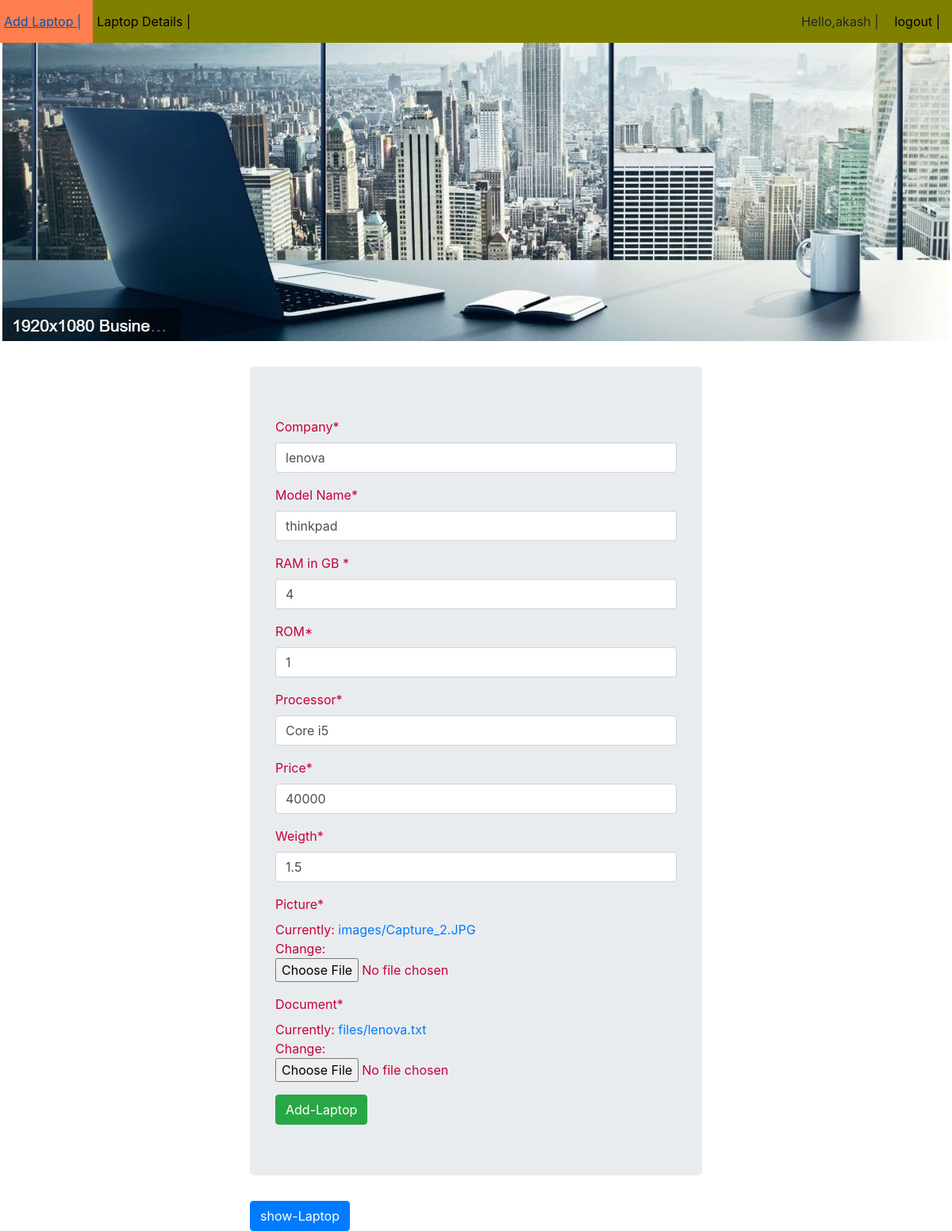
The app's page /fa/update/15/ (signed in) with its own data.
### FirstApp/models.py (models this page shows, shortened)
class Laptop(models.Model):
    company = models.CharField(max_length=50)
    model_name = models.CharField(max_length=50)
    ram = models.IntegerField()
    rom = models.IntegerField()
    processor = models.CharField(max_length=30)
    price = models.IntegerField()
    weigth = models.FloatField()
    picture = models.ImageField(upload_to='images',default='')
    document = models.FileField(upload_to='files',default='')

### FirstApp/views.py (the view)
# urls.py: path('update/<int:id>/',views.updateView,name='update'),
@login_required(login_url='login')
def updateView(request,id):
    lap_object = Laptop.objects.get(id=id)
    form = LaptopModelForm(instance=lap_object)
    if request.method == 'POST':
        form = LaptopModelForm(request.POST,form,request.FILES)
        if form.is_valid():
            form.save()
            return redirect('show')
    template_name = 'FirstApp/addlaptop.html'
    context = {'form':form}
    return render(request, template_name, context)

### FirstApp/forms.py (shortened to what this page needs)
class LaptopModelForm(forms.ModelForm):
    class Meta:
        model = Laptop
        fields = '__all__'
        labels = {
            'ram' : 'RAM in GB ',
            'rom': 'ROM',
            'model_name':'Model Name'
        }
        widgets = {'company':forms.TextInput(attrs={'placeholder':'e.g : dell,lenovo'}),
                   'model_name': forms.TextInput(attrs={'placeholder': 'eg : thinkPad,lattitude'}),
                   'ram': forms.NumberInput(attrs={'placeholder': 'eg : 2GB,4GB,8GB'}),
                   'rom':forms.NumberInput(attrs={'placeholder':'eg : 1SSD'}),
                   'processor':forms.TextInput(attrs={'placeholder':'eg : core i3,Xeon'}),
                   'price':forms.NumberInput(attrs={'placeholder':'Enter the price'}),
                   'weigth':forms.NumberInput(attrs={'placeholder':'eg : 2kg'})
                   }

### templates/FirstApp/addlaptop.html (shortened to what this page needs)
{% extends 'layout.html' %}
{% load crispy_forms_tags %}
{% block content %}
    <div class="container" style="width:50%; color:#C70039; bgcolor=lightgreen" >
        <form method="post" class="jumbotron" enctype="multipart/form-data">
            {{form|crispy}}
            <input type="submit" value="Add-Laptop" class="btn btn-success">
        </form>
    <a href="{% url 'show' %}"><button class="btn btn-primary">show-Laptop</button></a>
    </div>
{% endblock %}

### templates/layout.html (shortened to what this page needs)
<!DOCTYPE html>
{% load static %}
<html lang="en">
<head>
    <link rel="stylesheet" href="https://cdn.jsdelivr.net/npm/bootstrap@4.6.1/dist/css/bootstrap.min.css">
    <link rel="stylesheet" href="{% static 'FirstApp/style.css' %}">
</head>
<body>
<div class="third">
    <ul class="mynavbar">
        <li><a  href="{% url 'add' %}">Add Laptop |</a></li>
        <li><a href="{% url 'show' %}">Laptop Details |</a></li>
        <span class="authlinks">
            {% if user.is_authenticated %}
                <li><a> Hello,{{user.username}} |</a></li>
                <li><a href="{% url 'logout' %}"> logout |</a></li>
            {% else %}
                <li><a href="{% url 'login' %}"> login |</a></li>
                <li><a href="{% url 'register' %}"> Register |</a></li>
            {% endif %}
        </span>
    </ul>
    <br><br><br><br><br><br><br><br><br><br><br><br><br><br><br><br><br>
    {% block content %}{% endblock %}
</div>
</body>
</html>

### static/FirstApp/style.css (style rules this page uses)
.mynavbar { background-color : olive; list-style-type : none; overflow : hidden; margin : 0; padding :0; }
li { float : left; }
li a { padding:15px 15px 15px 5px; color : black; display : block; }
.authlinks { float:right; }
body { background-image: url("Capture_1.JPG"); background-repeat: no-repeat; }

### records on screen
Laptop: company "lenova", model_name "thinkpad", ram "4", rom "1", processor "Core i5", price "40000", weigth "1.5"

### other values on screen
{{ user.username }} "akash"
